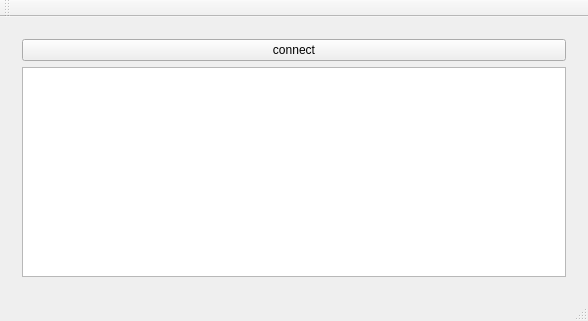
<?xml version="1.0" encoding="UTF-8"?>
<ui version="4.0">
 <class>ProcessNumClass</class>
 <widget class="QMainWindow" name="ProcessNumClass">
  <property name="geometry">
   <rect>
    <x>0</x>
    <y>0</y>
    <width>588</width>
    <height>321</height>
   </rect>
  </property>
  <property name="minimumSize">
   <size>
    <width>0</width>
    <height>321</height>
   </size>
  </property>
  <property name="windowTitle">
   <string>ProcessNum</string>
  </property>
  <widget class="QWidget" name="centralWidget">
   <layout class="QVBoxLayout" name="verticalLayout">
    <item>
     <widget class="QWidget" name="widget" native="true">
      <layout class="QVBoxLayout" name="verticalLayout_2">
       <item>
        <layout class="QHBoxLayout" name="horizontalLayout">
         <item>
          <widget class="QPushButton" name="pushButton">
           <property name="text">
            <string>connect</string>
           </property>
          </widget>
         </item>
        </layout>
       </item>
       <item>
        <widget class="QTextBrowser" name="textBrowser"/>
       </item>
      </layout>
     </widget>
    </item>
   </layout>
  </widget>
  <widget class="QMenuBar" name="menuBar">
   <property name="geometry">
    <rect>
     <x>0</x>
     <y>0</y>
     <width>588</width>
     <height>22</height>
    </rect>
   </property>
  </widget>
  <widget class="QToolBar" name="mainToolBar">
   <attribute name="toolBarArea">
    <enum>TopToolBarArea</enum>
   </attribute>
   <attribute name="toolBarBreak">
    <bool>false</bool>
   </attribute>
  </widget>
  <widget class="QStatusBar" name="statusBar"/>
 </widget>
 <layoutdefault spacing="6" margin="11"/>
 <resources>
  <include location="ProcessNum.qrc"/>
 </resources>
 <connections>
  <connection>
   <sender>pushButton</sender>
   <signal>clicked()</signal>
   <receiver>ProcessNumClass</receiver>
   <slot>startSendData()</slot>
   <hints>
    <hint type="sourcelabel">
     <x>215</x>
     <y>63</y>
    </hint>
    <hint type="destinationlabel">
     <x>249</x>
     <y>-9</y>
    </hint>
   </hints>
  </connection>
 </connections>
 <slots>
  <slot>startSendData()</slot>
 </slots>
</ui>
